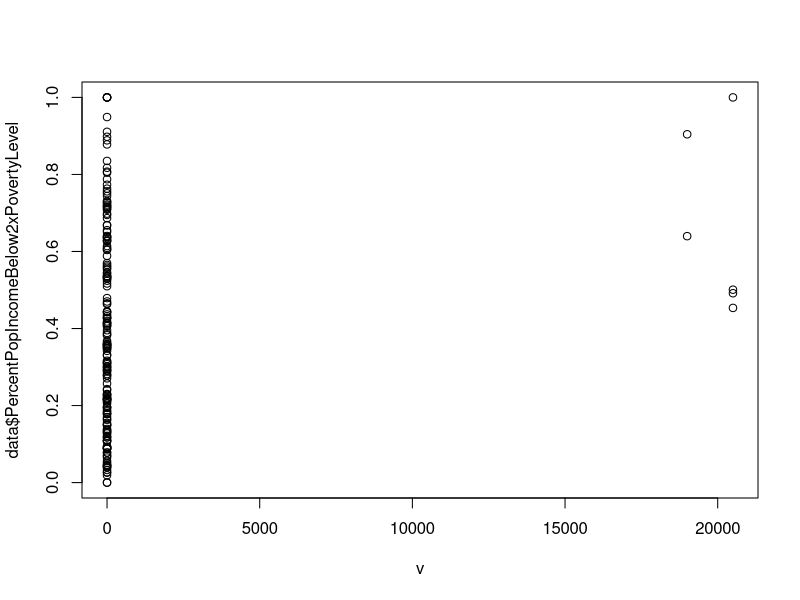

R code for this plot: (Note: this script raises an error after producing the figure.)
library(tidyverse)

data = read.csv("dataset_final.csv")

data$PercentPopIncomeBelow2xPovertyLevel = data$popTwicePovPct/100
data$availableGreen = (data$greenPct - data$forestsPct)/100
data$greenPct = data$greenPct/100

G = function(C_max, percent_green) {
  pmax(C_max - percent_green * C_max/0.6, 0)
}

T = function(P, G) {
  x = pmax(P - G, 0)
  n = floor(pmax((1/80)*x-(100/80), 0)) # cost curve
  return(n) 
}

K = function(B_1, T, t, current_green, area) {
  # assuming all trees are maple
  MSE_1 = 0.03490
  b_1 = 1.989
  A_1 = -0.471
  MSE_2 = 0.10769
  b_2 = 5.015
  A_2 = -2.717
  
  
  h_2 = exp(MSE_2/2 + A_2) * (log(t + 1))^b_2  
  r = 0.5*exp(MSE_1/2 + A_1) * (log(h_2 + 1))^b_1 # Erik's tree girth equation
  #print(paste(sum(T), "trees planted"))
  
  tree_area = T*pi*r^2/2.59e+6 # converting square meters to square miles
  percent_green = tree_area/area
  
  alpha = pmax(0.9-current_green, 0) # TO-DO elaborate on alpha
  E = pmin(percent_green, alpha)
  return(B_1 * E)
}

mega_function = function(P, C_max, percent_green, t, area, B_1, I, Pop) {
  G_value = G(C_max, percent_green)
  T_value = T(P, G_value)
  K_value = K(B_1, T_value, t, percent_green, area)
  U = K_value %*% (I*I*Pop)
  return(U)
}

ga_input = function(x) {
  C_max = 1000 # cost of breaking in to concrete area
  B_1 = 1.48795 # weight given to % greenery to convert it into degrees Celsius (beta derived from regression)
  t = 30 # size of tree after planted
  area = 10000 # area of all section
  mega_function(x,
                C_max = C_max,
                percent_green = data$greenPct,
                t = t,
                area = data$area.sqm.,
                B_1 = B_1,
                I = data$PercentPopIncomeBelow2xPovertyLevel,
                Pop = data$pop_2010)  
}

limited_greedy = function(fn, n, budget, step, a, max_investment_in_district) {
  while (budget > 0) {
    best_neighborhood = 0
    best_value = 0
    for (i in 1:n) {
      if (a[i] > max_investment_in_district) {
        next
      }
      a_new = a
      a_new[i] = a[i] + step
      new_value = fn(a_new)
      if(new_value > best_value) {
        best_value = new_value
        best_neighborhood = i
      } 
    } 
    a[best_neighborhood] = a[best_neighborhood] + step
    budget = budget - step
  }
  return(a)
}

v = limited_greedy(ga_input, nrow(data), 120000, 500, rep(0, 193), 20000)
plot(v, data$PercentPopIncomeBelow2xPovertyLevel)

which.max(v)

budget_levels = c((51:59) * 10000)
results = c()
for (budget in budget_levels) {
  v = greedy_while(ga_input, nrow(data), budget, 1000, rep(0, 193))
  results = c(results, ga_input(v))
}

plot(budget_levels, results)
abline(v = 450000)

toobind = data.frame(budget_levels, results)

plot_results = rbind(plot_results, toobind)



# distance analysis
# weight 1.4 = 2121.32



# utility analysis
# baseline 0.546339
# cmax 0.6 = 0.5473845
# cmax 0.8 = 0.5473845
# cmax 1.2 = 0.546339
# cmax 1.4 =  0.5452934

